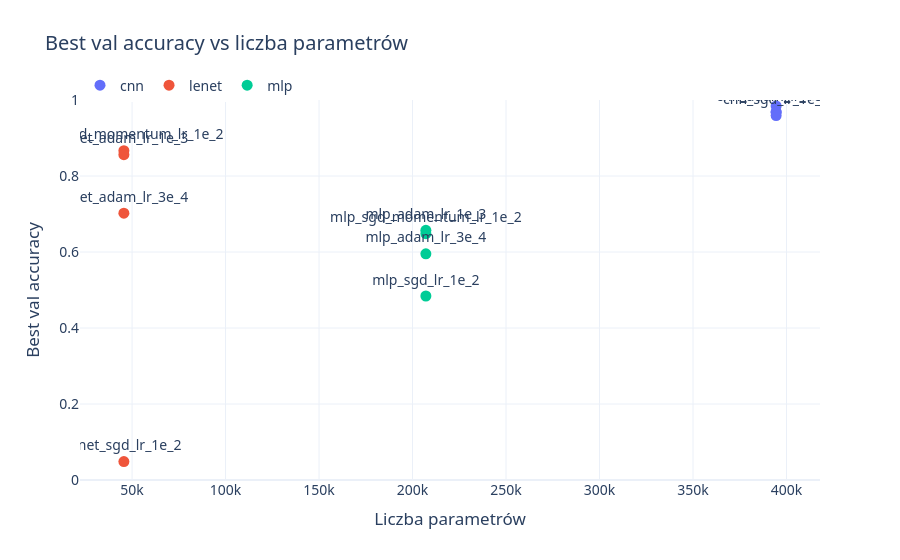

Notebook code for this chart:
### Markdown cell above
## Accuracy względem liczby parametrów

Ten wykres pokazuje kompromis między jakością a rozmiarem modelu. LeNet powinien być interesujący, jeśli daje wynik bliższy CNN przy znacznie mniejszej liczbie parametrów.

### Code cell
if "total_params" not in results_df.columns:
    print("Brakuje kolumny total_params. Uruchom ponownie 02_model_training.ipynb.")
else:
    fig = go.Figure()
    for model_name, group in results_df.groupby("model"):
        fig.add_trace(
            go.Scatter(
                x=group["total_params"],
                y=group["best_val_acc"],
                mode="markers+text",
                name=model_name,
                text=group["name"],
                textposition="top center",
                marker=dict(size=11),
                hovertemplate=(
                    "%{text}<br>"
                    "Params: %{x}<br>"
                    "Best val acc: %{y:.4f}<extra></extra>"
                ),
            )
        )

    fig.update_layout(
        template="plotly_white",
        title="Best val accuracy vs liczba parametrów",
        xaxis_title="Liczba parametrów",
        yaxis_title="Best val accuracy",
        yaxis_range=[0, 1],
        font=dict(family="Segoe UI, Arial, Helvetica, sans-serif", size=14),
        legend=dict(orientation="h", y=1.08),
    )
    display(fig)

### Figure 1 — Plotly figure (JSON) as saved in the notebook; plotly's stock layout.template omitted (floating-point values rounded to 4 significant figures)
{"data": [{"hovertemplate": "%{text}<br>Params: %{x}<br>Best val acc: %{y:.4f}<extra></extra>", "marker": {"size": 11}, "mode": "markers+text", "name": "cnn", "text": ["cnn_sgd_momentum_lr_1e_2", "cnn_adam_lr_3e_4", "cnn_adam_lr_1e_3", "cnn_sgd_lr_1e_2"], "textposition": "top center", "type": "scatter", "x": [394456, 394456, 394456, 394456], "y": [0.9842, 0.9689, 0.9679, 0.9591]}, {"hovertemplate": "%{text}<br>Params: %{x}<br>Best val acc: %{y:.4f}<extra></extra>", "marker": {"size": 11}, "mode": "markers+text", "name": "lenet", "text": ["lenet_sgd_momentum_lr_1e_2", "lenet_adam_lr_1e_3", "lenet_adam_lr_3e_4", "lenet_sgd_lr_1e_2"], "textposition": "top center", "type": "scatter", "x": [45616, 45616, 45616, 45616], "y": [0.8666, 0.856, 0.7022, 0.04852]}, {"hovertemplate": "%{text}<br>Params: %{x}<br>Best val acc: %{y:.4f}<extra></extra>", "marker": {"size": 11}, "mode": "markers+text", "name": "mlp", "text": ["mlp_adam_lr_1e_3", "mlp_sgd_momentum_lr_1e_2", "mlp_adam_lr_3e_4", "mlp_sgd_lr_1e_2"], "textposition": "top center", "type": "scatter", "x": [207128, 207128, 207128, 207128], "y": [0.657, 0.6481, 0.5952, 0.4842]}], "layout": {"font": {"family": "Segoe UI, Arial, Helvetica, sans-serif", "size": 14}, "legend": {"orientation": "h", "y": 1.08}, "title": {"text": "Best val accuracy vs liczba parametrów"}, "xaxis": {"title": {"text": "Liczba parametrów"}}, "yaxis": {"range": [0, 1], "title": {"text": "Best val accuracy"}}}}
